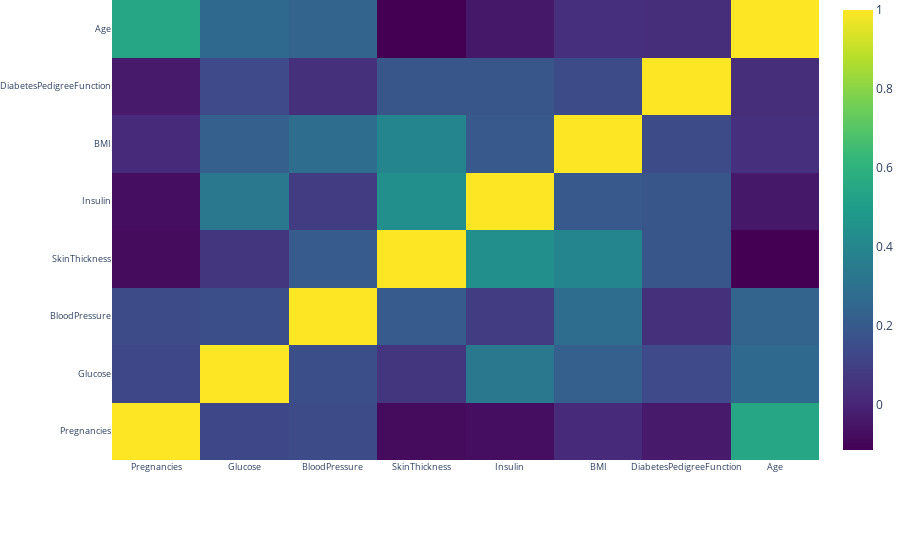

The code cell stored with this chart in its notebook:
### Code cell
correlation_plot()

### Figure 1 — Plotly figure (JSON) as saved in the notebook; plotly's stock layout.template omitted (floating-point values rounded to 4 significant figures)
{"data": [{"colorscale": [[0, "#440154"], [0.1111, "#482878"], [0.2222, "#3e4989"], [0.3333, "#31688e"], [0.4444, "#26828e"], [0.5556, "#1f9e89"], [0.6667, "#35b779"], [0.7778, "#6ece58"], [0.8889, "#b5de2b"], [1, "#fde725"]], "type": "heatmap", "x": ["Pregnancies", "Glucose", "BloodPressure", "SkinThickness", "Insulin", "BMI", "DiabetesPedigreeFunction", "Age"], "y": ["Pregnancies", "Glucose", "BloodPressure", "SkinThickness", "Insulin", "BMI", "DiabetesPedigreeFunction", "Age"], "z": [[1, 0.1295, 0.1413, -0.08167, -0.07353, 0.01768, -0.03352, 0.5443], [0.1295, 1, 0.1526, 0.05733, 0.3314, 0.2211, 0.1373, 0.2635], [0.1413, 0.1526, 1, 0.2074, 0.08893, 0.2818, 0.04126, 0.2395], [-0.08167, 0.05733, 0.2074, 1, 0.4368, 0.3926, 0.1839, -0.114], [-0.07353, 0.3314, 0.08893, 0.4368, 1, 0.1979, 0.1851, -0.04216], [0.01768, 0.2211, 0.2818, 0.3926, 0.1979, 1, 0.1406, 0.03624], [-0.03352, 0.1373, 0.04126, 0.1839, 0.1851, 0.1406, 1, 0.03356], [0.5443, 0.2635, 0.2395, -0.114, -0.04216, 0.03624, 0.03356, 1]]}], "layout": {"margin": {"b": 100, "l": 100, "r": 0, "t": 0}, "title": {"text": "Correlation Matrix for variables"}, "xaxis": {"tickfont": {"size": 9}}, "yaxis": {"tickfont": {"size": 9}}}}
